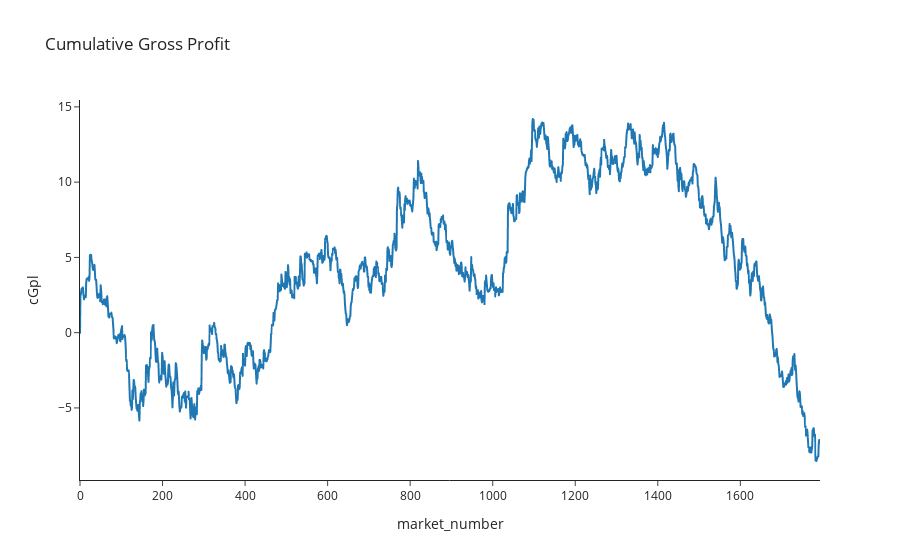

The notebook cell this image was saved under:
### Code cell
betsFilters = bets.query('((ltp-model_odds) / ltp) > {}  | ((model_odds-ltp) / ltp) > {}'.format(0.3, 0.3))
bet_eval_chart_cPl(betsFilters)

### Figure 1 — Plotly figure (JSON) as saved in the notebook; plotly's stock layout.template omitted (floating-point values rounded to 4 significant figures; data arrays with more than 128 entries replaced by an {"elided": "..."} marker saying what was removed)
{"data": [{"hovertemplate": "market_number=%{x}<br>cGpl=%{y}<extra></extra>", "legendgroup": "", "line": {"color": "#1F77B4", "dash": "solid"}, "mode": "lines", "name": "", "showlegend": false, "type": "scattergl", "x": {"elided": "1794 int values"}, "xaxis": "x", "y": {"elided": "1794 float values"}, "yaxis": "y"}], "layout": {"legend": {"tracegroupgap": 0}, "title": {"text": "Cumulative Gross Profit"}, "xaxis": {"anchor": "y", "domain": [0, 1], "title": {"text": "market_number"}}, "yaxis": {"anchor": "x", "domain": [0, 1], "title": {"text": "cGpl"}}}}
